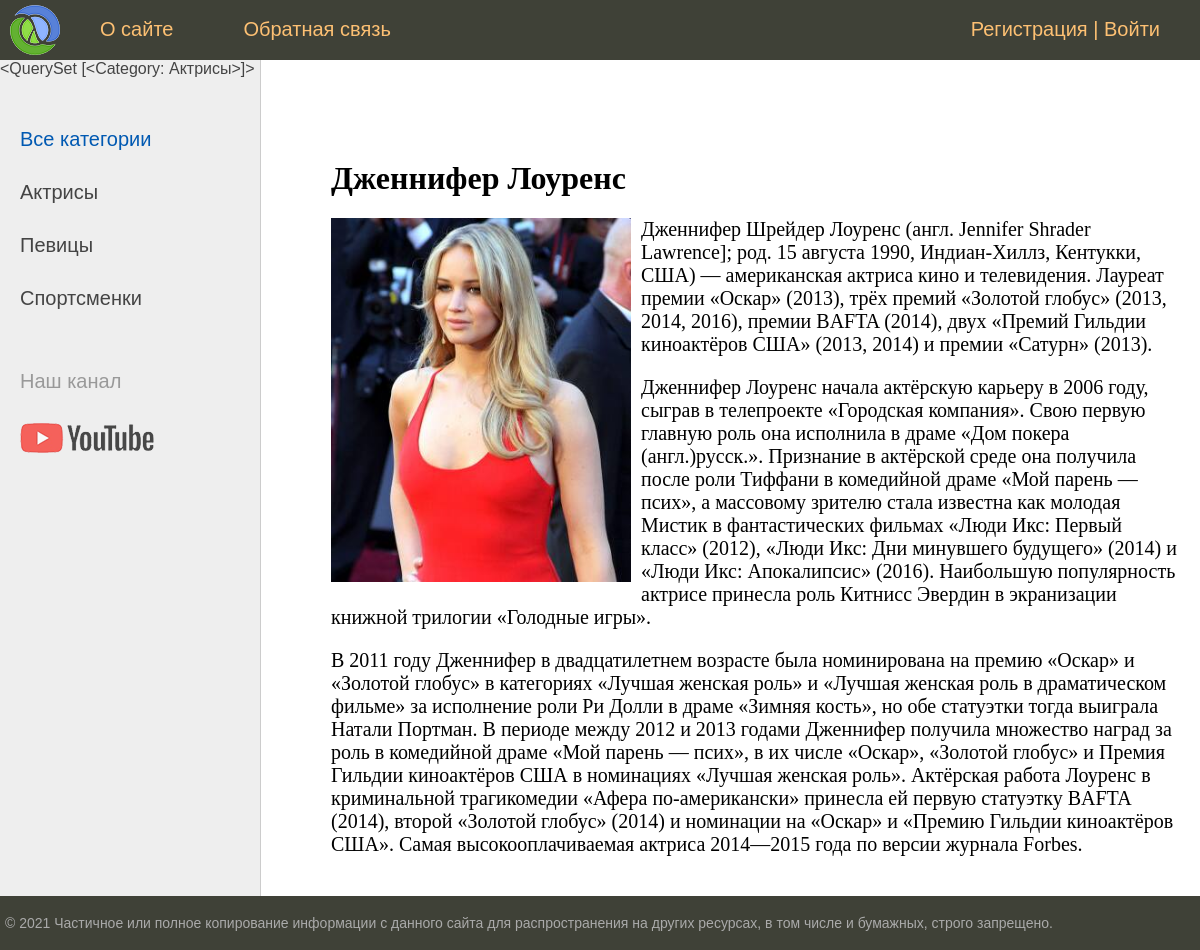
/post/dzhennifer-lourens/, run on the app's committed database.
### women/models.py (models this page shows, shortened)
class Category(models.Model):
    name = models.CharField(max_length=100, db_index=True, verbose_name="Категория")
    slug = models.SlugField(max_length=255, unique=True, db_index=True, verbose_name="URL")
    def __str__(self):
        return self.name
    def get_absolute_url(self):
        return reverse('category', kwargs={'cat_slug': self.slug})
    class Meta:
        verbose_name = "Категории"
        verbose_name_plural = "Категория"
        ordering = ['id']

class Women(models.Model):
    title = models.CharField(max_length=255, verbose_name='Заголовок')
    slug = models.SlugField(max_length=255, unique=True, db_index=True, verbose_name="URL")
    content = models.TextField(blank=True, verbose_name='Текс статьи')
    photo = models.ImageField(upload_to="photos/%Y/%m/%d/", verbose_name="Фото")
    time_create = models.DateTimeField(auto_now_add=True, verbose_name="Время создания")
    time_update = models.DateTimeField(auto_now=True, verbose_name="Время изменения")
    is_published = models.BooleanField(default=True, verbose_name="Публикация")
    cat = models.ForeignKey('Category', on_delete=models.PROTECT, verbose_name="Категория")
    class Meta:
        verbose_name = "Известные женщины"
        verbose_name_plural = "Известные женщины"
        ordering = ['time_create', 'title']

### women/views.py (the view)
# urls.py: path('post/<slug:post_slug>/', ShowPost.as_view(), name='post'),
class ShowPost(DataMixin, DeleteView):
    model = Women
    template_name = 'women/post.html'
    slug_url_kwarg = 'post_slug'
    context_object_name = 'post'
    def get_context_data(self, *, object_list=None, **kwargs):
        context = super().get_context_data(**kwargs)
        c_def = self.get_user_context(tittle=context['post'])
        context = dict(list(context.items()) + list(c_def.items()))
        return context

### women/templatetags/women_tags.py (called while the page is built)
@register.simple_tag(name='getcats')
def get_categories(filter=None):
    if not filter:
        return Category.objects.all()
    else:
        return Category.objects.filter(pk=filter)

### women/utils.py (called while the page is built)
    def get_user_context(self, **kwargs):
        context = kwargs
        cats = cache.get('cats')
        if not cats:
            cats = Category.objects.annotate(Count('women'))
            cache.set('cats', cats, 60)
        user_menu = menu.copy()
        if not self.request.user.is_authenticated:
            user_menu.pop(1)
        context['menu'] = user_menu
        context['cats'] = cats
        if 'cats_selected' not in context:
            context['cat_selected'] = 0
        return context

### women/templates/women/post.html
{% extends 'women/base.html' %}
{% block content %}
<h1>{{ post.title }}</h1>
{% if post.photo %}
<p><img class="img-article-left" src="{{ post.photo.url }}" ></p>
{% endif %}
{{ post.content|linebreaks }}
{% endblock %}

### women/templates/women/base.html (shortened to what this page needs)
{% load static %}
{% load women_tags %}
<!DOCTYPE html>
<html>
<head>
    <link type="text/css" href="{% static 'women/css/styles.css' %}" rel="stylesheet"/>
</head>
<body>
<table class="table-page" border=0 cellpadding="0" cellspacing="0">
    <tr>
        <td valign=top>
            {% block mainmenu %}
                <div class="header">
                    <ul id="mainmenu" class="mainmenu">
                        <li class="logo"><a href="{% url 'home' %}">
                            <div class="logo"></div>
                        </a></li>
                        {% for m in menu %}
                            <li><a href="{% url m.url_name %}">{{ m.title }}</a></li>
                        {% endfor %}
                        {% if request.user.is_authenticated %}
                            <li class="last"> {{ user.username }} | <a href="{% url 'logout' %}"> Выйти </a></li>
                        {% else %}
                            <li class="last"><a href="{% url 'register' %}">Регистрация </a> | <a
                                    href="{% url 'login' %}">Войти</a></li>
                        {% endif %}
                    </ul>
                </div>
            {% endblock mainmenu %}
            <table class="table-content" border=0 cellpadding="0" cellspacing="0">
                <tr>
                    <td valign="top" class="left-chapters">
                        {% getcats filter=1 %}
                        <ul id="leftchapters">
                            {% if cat_selected == 0 %}
                                <li class="selected">Все категории</li>
                            {% else %}
                                <li><a href="{% url 'home' %}"> Все категории </a></li>
                            {% endif %}
                            {% for c in cats %}
                                {% if c.women__count > 0 %}
                                    {% if c.pk == cat_selected %}
                                        <li class="selected"> {{ c.name }}</li>
                                    {% else %}
                                        <li><a href="{{ c.get_absolute_url }}"> {{ c.name }}</a></li>
                                    {% endif %}
                                {% endif %}
                            {% endfor %}
                            <li class="share">
                                <p>Наш канал</p>
                                <a class="share-yt"
                                   href="https://www.youtube.com/channel/UClJzWfGWuGJL2t-3dYKcHTA/playlists"
                                   target="_blank" rel="nofollow"></a>
                            </li>
                        </ul>
                    </td>
                    <td valign="top" class="content">
                        <div class="content-text">
                            {% block content %}
                            {% endblock %}
                        </div>
                    </td>
                </tr>
            </table>
        </td>
    </tr>
    <tr>
        <td valign=top>
            <div id="footer">
                <p>&copy; 2021 Частичное или полное копирование информации с данного сайта для распространения на других
                    ресурсах, в том числе и бумажных, строго запрещено.</p>
            </div>
        </td>
    </tr>
</table>
</body>
</html>

### women/static/women/css/styles.css (style rules this page uses)
html, body { font-family: 'Arial'; margin: 0; padding: 0; height: 100%; width: 100%; color: #444; }
a { color: #0059b2; text-decoration: none; }
img { max-width: 600px; height: auto; }
img.img-article-left { max-width: 300px; height: auto; float: left; padding: 0 10px 10px 0; }
.table-page { width: 100%; height: 100%; vertical-align: top; }
.table-page tr { height: 100%; }
.header { background: #3F4137; height: 60px; }
.logo { background: url('../images/logo.png') no-repeat 10px 5px; width: 70px; height: 60px; }
ul.mainmenu { list-style: none; margin: 0; padding: 0; height: 60px; color: #fdc073; font-size: 20px; overflow: hidden; }
ul.mainmenu li { float: left; margin: 18px 40px 0 30px; }
ul.mainmenu li.logo { margin: 0; }
ul.mainmenu li.last { float: right; }
ul.mainmenu li a { color: #fdc073; text-decoration: none; }
.table-content { width: 100%; min-height: 100%; height: 100%; }
.left-chapters { margin: 0; background: #eee; border-right: 1px solid #ccc; min-height: 100%; }
.left-chapters ul { width: 230px; min-height: 100%; margin: 0; padding: 20px 10px 10px 20px; list-style: none; font-size: 20px; }
.left-chapters ul li { margin: 30px 0 0 0; color: #999; }
.left-chapters ul li.selected { color: #0059b2; }
.left-chapters ul li a { color: #444; text-decoration: none; }
.left-chapters ul li.share { margin: 60px 0 0 0; }
.left-chapters ul li.share p { margin: 30px 0 30px 0; }
.left-chapters ul li.share a { display: inline-block; width: 40px; height: 40px; margin: 0 20px 0 0; }
.left-chapters ul li.share a.share-yt { width: 100%; height: 30px; background: url('../images/share_yt.png') no-repeat 0 0 }
.content { padding: 40px 20px 20px 40px; width: 100%; box-sizing: border-box; }
.content-text { margin: 60px 0 0 30px; color: #000; font-size: 20px; font-family: Yandex Sans Display Light; }
.content-text h1 { font-size: 32px; }
#footer { box-sizing: border-box; background: #3F4137; padding: 5px; color: #aaa; font-size: 14px; font-family: Verdana, Geneva, Arial, Helvetica; text-align: left; overflow: hidden; }

### data on the page
Category: name "<QuerySet [<Category: Актрисы>]>", name "Актрисы"
Category: name "Певицы"
Category: name "Спортсменки"
Women: title "Дженнифер Лоуренс", photo (picture), content "Дженнифер Шрейдер Лоуренс (англ. Jennifer Shrader Lawrence]; род. 15 августа 1990, Индиан-Хиллз, Кентукки, США) — американская актриса кино и телевидения. Лауреат премии «Оскар» (2013), трёх премий «Золотой глобус» (2013, 2014, 2016), премии BAFTA (2014), двух «Премий Гильдии киноактёров США» (2013, 2014) и премии «Сатурн» (2013). Дженнифер Лоуренс начала актёрскую карьеру в 2006 году, сыграв в телепроекте «Городская компания». Свою первую главную роль она исполнила в драме «Дом покера (англ.)русск.». Признание в актёрской среде она получила после роли Тиффани в комедийной драме «Мой парень — псих», а массовому зрителю стала известна как молодая Мистик в фантастических фильмах «Люди Икс:…"

### other printed values
{{ m.title }} "О сайте" "Обратная связь"
